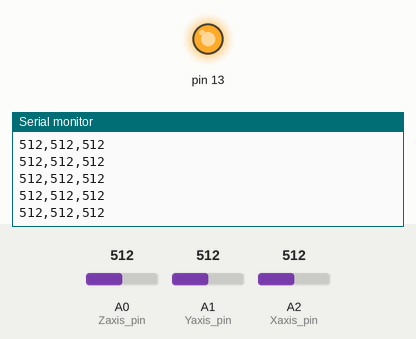
Bench run of a sketch on a simulated Arduino Pro Mini, built with avr-gcc and run on an emulated ATmega328P. On the bench: output pins drawn as LEDs (lit = HIGH), the last lines printed to the serial monitor. The inputs (shaded band) are chosen by the test bench; at power-on: A0 (Zaxis_pin) = 512, A1 (Yaxis_pin) = 512, A2 (Xaxis_pin) = 512.

Above: at 1.2 s.
1.3 s: A0 (Zaxis_pin) set to 110
At 1.8 s:
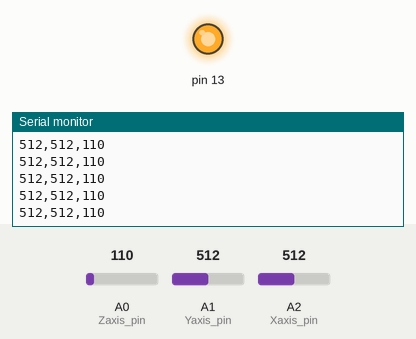
2.8 s: A0 (Zaxis_pin) set to 89
At 3.5 s:
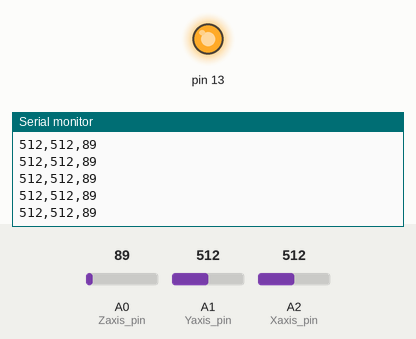
4.3 s: A1 (Yaxis_pin) set to 989
At 5.1 s:
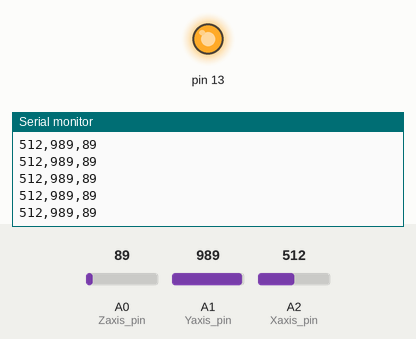
5.8 s: A1 (Yaxis_pin) set to 1007
At 6.6 s:
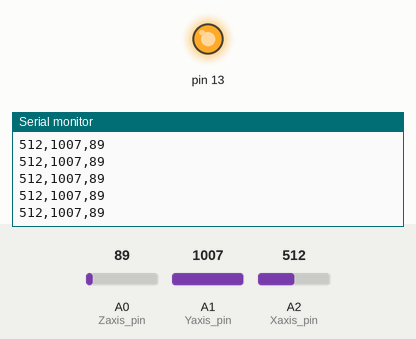
7.3 s: A2 (Xaxis_pin) set to 982
At 8.1 s:
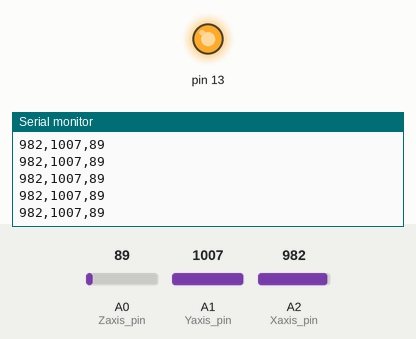
8.8 s: A2 (Xaxis_pin) set to 1014
At 9.4 s:
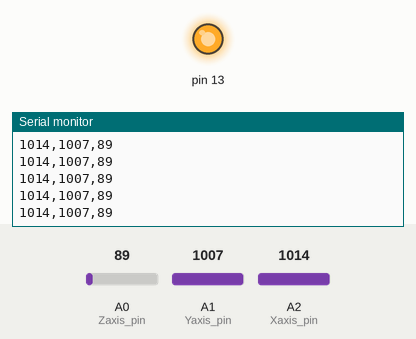
Timing chart, 0 to 11.3 s (numbered marks = the images above; inputs shaded):
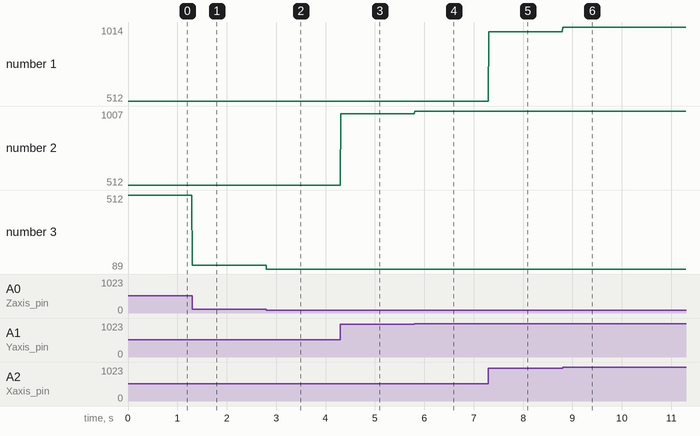

The sketch:

CH6_2_MMA7361_seismometer.pde
```cpp
/*
  Seismometer using SparkFun MMA7361 sensor
  and Arduino Pro Mini 3.3Volt 8Mhz

  Setting GSEL
  0 = 1.5g, 800 mV/g
  1 = 6g, 206 mV/g
  Sleep: 0 = Sleep, 1 = Wake
  ZeroGD (output): logic high on this pin inidicates
  all three axis at zero G (freefall)

  */

// MMA7361 control pins
int ST = 6;        // Self Test
int GSEL = 7;      // G-mode
int ZeroGD = 8;    // Zero-g detect output
int SLP = 9;       // sleep pin
// Axis outputs
int Xaxis_pin = 2;
int Yaxis_pin = 1;
int Zaxis_pin = 0;

void setup()
{
  Serial.begin(57600);
  pinMode(13, OUTPUT);
  digitalWrite(13, HIGH);
  digitalWrite(SLP, HIGH);  //Awake
  digitalWrite(GSEL, LOW);  //1.5 G mode
}

void loop()
{
  char temp[15];
    sprintf(temp, "%d,%d,%d",
     analogRead(Xaxis_pin), analogRead(Yaxis_pin), analogRead(Zaxis_pin));
    Serial.println(temp);
    delay(5);
}
```

Measured:
- after the input at 1.3 s, the serial monitor: prints a new line at once (image 1)
- after the input at 2.8 s, the serial monitor: prints a new line at once (image 2)
- after the input at 4.3 s, the serial monitor: prints a new line at once (image 3)
- after the input at 5.8 s, the serial monitor: prints a new line at once (image 4)
- after the input at 7.3 s, the serial monitor: prints a new line at once (image 5)
- after the input at 8.8 s, the serial monitor: prints a new line at once (image 6)
- plotted number 1: 512 → 982 after the input at 7.3 s, 982 → 1014 after the input at 8.8 s
- plotted number 2: 512 → 989 after the input at 4.3 s, 989 → 1007 after the input at 5.8 s
